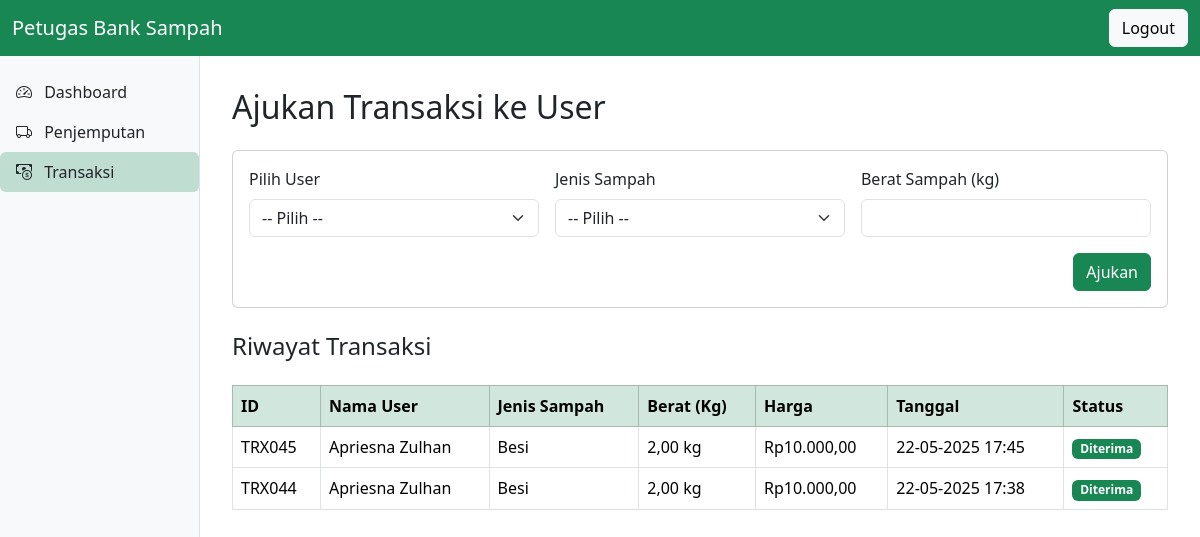
The page /petugas/petugas_transaksi.php (signed in) on the database as committed earlier.
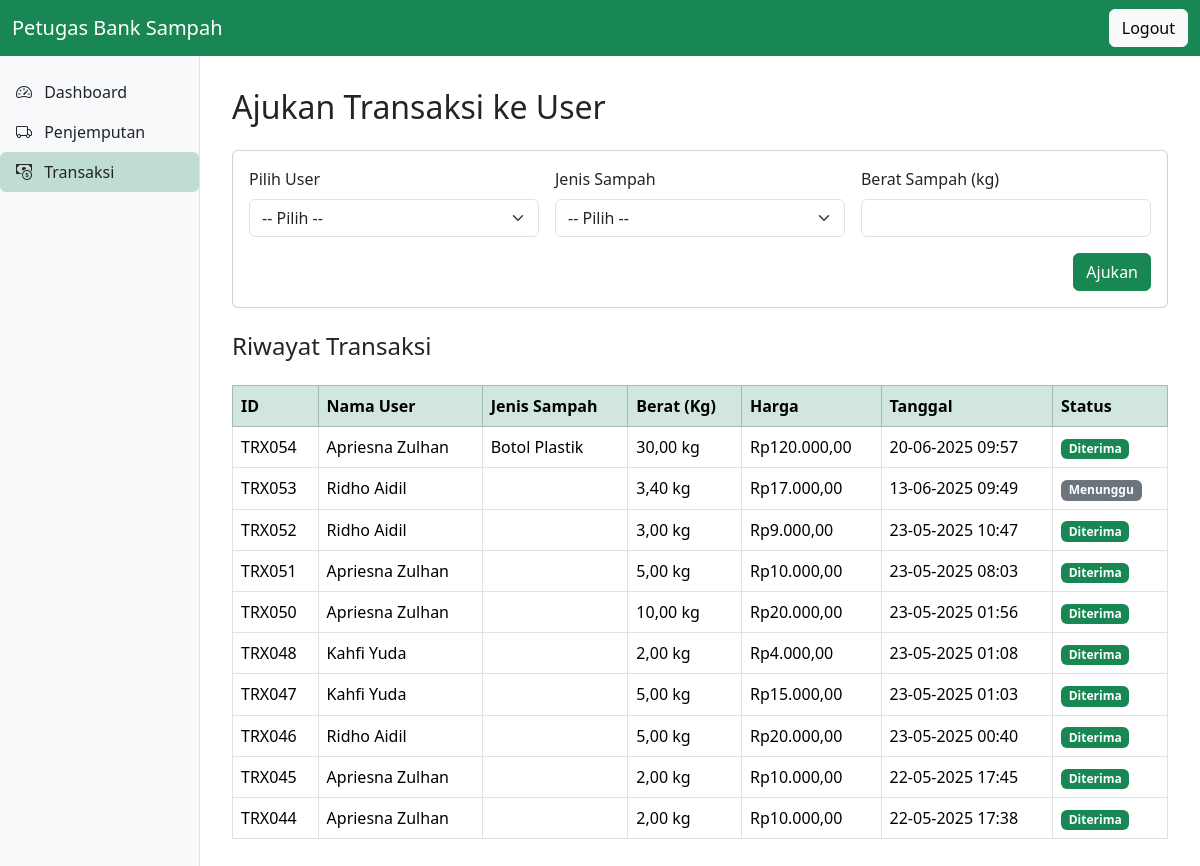
The same page on the database as committed later.
### tables this page shows
CREATE TABLE `transaksi` (
  `id_transaksi` int(10) UNSIGNED NOT NULL,
  `id_petugas` int(10) UNSIGNED NOT NULL,
  `id_user` int(10) UNSIGNED NOT NULL,
  `id_sampah` int(10) UNSIGNED NOT NULL,
  `nama_sampah` varchar(100) DEFAULT NULL,
  `jumlah` decimal(10,2) DEFAULT NULL,
  `harga` decimal(10,2) DEFAULT NULL,
  `tanggal` datetime DEFAULT NULL,
  `status` enum('menunggu','diterima','ditolak') NOT NULL DEFAULT 'menunggu'
);

CREATE TABLE `user` (
  `id_user` int(10) UNSIGNED NOT NULL,
  `nama_user` varchar(75) DEFAULT NULL,
  `username` varchar(50) DEFAULT NULL,
  `password` varchar(255) NOT NULL,
  `no_hp` varchar(20) NOT NULL,
  `email` varchar(75) DEFAULT NULL,
  `alamat` varchar(255) DEFAULT NULL,
  `role` enum('user') DEFAULT NULL
);

### petugas/petugas_transaksi.php (the view, shortened to what the changed rows need)
<?php
require_once '../config/db.php';
$id_petugas = $_SESSION['user_id'];
$query = $conn->prepare("SELECT id_petugas FROM petugas WHERE id_petugas = ?");
$query->bind_param("s", $id_petugas);
$query->execute();
$result = $query->get_result();
$data = $result->fetch_assoc();
$id_petugas = $data['id_petugas'] ?? 0;
$riwayat = $conn->prepare("
    SELECT t.*, u.nama_user
    FROM transaksi t
    JOIN user u ON t.id_user = u.id_user
    WHERE t.id_petugas = ?
    ORDER BY t.tanggal DESC
");
$riwayat->bind_param("i", $id_petugas);
$riwayat->execute();
$riwayat_result = $riwayat->get_result();
?>
<!DOCTYPE html>
<html lang="id">
    <head>
        <link href="https://cdn.jsdelivr.net/npm/bootstrap@5.3.3/dist/css/bootstrap.min.css" rel="stylesheet">
        <link href="https://cdn.jsdelivr.net/npm/bootstrap-icons@1.10.5/font/bootstrap-icons.css" rel="stylesheet">
        <link href="../assets/css/petugas.css" rel="stylesheet">
    </head>
    <body>
        <main class="main-content">
            <h2 class="mb-4">Ajukan Transaksi ke User</h2>
            <div class="table-responsive">
                <table class="table table-bordered mt-3">
                    <thead class="table-success">
                        <tr>
                            <th>ID</th>
                            <th>Nama User</th>
                            <th>Jenis Sampah</th>
                            <th>Berat (Kg)</th>
                            <th>Harga</th>
                            <th>Tanggal</th>
                            <th>Status</th>
                        </tr>
                    </thead>
                    <tbody>
                        <?php if ($riwayat_result->num_rows > 0):
                            while ($row = $riwayat_result->fetch_assoc()):
                                $badge = $row['status'] === 'diterima' ? 'success' : ($row['status'] === 'ditolak' ? 'danger' : 'secondary');
                        ?>
                            <tr>
                                <td>TRX<?= str_pad($row['id_transaksi'], 3, '0', STR_PAD_LEFT) ?></td>
                                <td><?= htmlspecialchars($row['nama_user']) ?></td>
                                <td><?= htmlspecialchars($row['nama_sampah']) ?></td>
                                <td><?= number_format($row['jumlah'], 2, ',', '.') ?> kg</td>
                                <td>Rp<?= number_format($row['jumlah'] * $row['harga'], 2, ',', '.') ?></td>
                                <td><?= date('d-m-Y H:i', strtotime($row['tanggal'])) ?></td>
                                <td><span class="badge bg-<?= $badge ?>"><?= ucfirst($row['status']) ?></span></td>
                            </tr>
                        <?php endwhile; else: ?>
                            <tr><td colspan="7" class="text-center">Belum ada transaksi.</td></tr>
                        <?php endif; ?>
                    </tbody>
                </table>
            </div>
        </main>
    </body>
</html>

Rows that differ between the two databases and show on the page:
added transaksi: id_transaksi "054", id_user.nama_user "Apriesna Zulhan", nama_sampah "Botol Plastik", jumlah "30,00", $row['jumlah'] * $row['harga'] "120.000,00", tanggal "20-06-2025 09:57", status "Diterima"
added transaksi: id_transaksi "053", id_user.nama_user "Ridho Aidil", jumlah "3,40", $row['jumlah'] * $row['harga'] "17.000,00", tanggal "13-06-2025 09:49", status "Menunggu"
added transaksi: id_transaksi "052", id_user.nama_user "Ridho Aidil", jumlah "3,00", $row['jumlah'] * $row['harga'] "9.000,00", tanggal "23-05-2025 10:47", status "Diterima"
added transaksi: id_transaksi "051", id_user.nama_user "Apriesna Zulhan", jumlah "5,00", $row['jumlah'] * $row['harga'] "10.000,00", tanggal "23-05-2025 08:03", status "Diterima"
added transaksi: id_transaksi "050", id_user.nama_user "Apriesna Zulhan", jumlah "10,00", $row['jumlah'] * $row['harga'] "20.000,00", tanggal "23-05-2025 01:56", status "Diterima"
added transaksi: id_transaksi "048", id_user.nama_user "Kahfi Yuda", jumlah "2,00", $row['jumlah'] * $row['harga'] "4.000,00", tanggal "23-05-2025 01:08", status "Diterima"
added transaksi: id_transaksi "047", id_user.nama_user "Kahfi Yuda", jumlah "5,00", $row['jumlah'] * $row['harga'] "15.000,00", tanggal "23-05-2025 01:03", status "Diterima"
added transaksi: id_transaksi "046", id_user.nama_user "Ridho Aidil", jumlah "5,00", $row['jumlah'] * $row['harga'] "20.000,00", tanggal "23-05-2025 00:40", status "Diterima"
changed transaksi "045": nama_sampah "Besi" → (not shown)
changed transaksi "044": nama_sampah "Besi" → (not shown)
